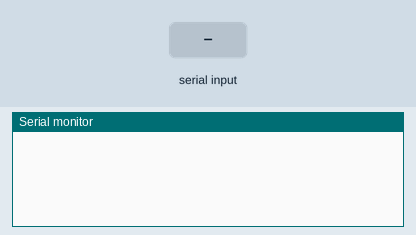
Recording of a sketch running on a simulated Arduino Uno, built with avr-gcc and run on an emulated ATmega328P. Parts: the last lines printed to the serial monitor. Inputs (shaded band) come from the test bench.

Above: at 1.2 s.
1.3 s: "90,45\n" received over Serial
At 1.9 s:
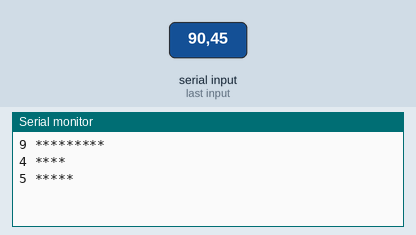
2.8 s: "30,150\n" received over Serial
At 3.9 s:
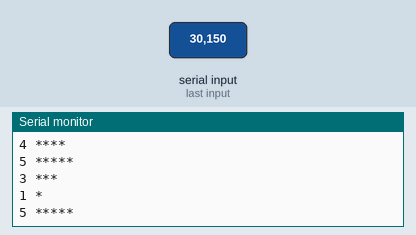
4.3 s: "200\n" received over Serial
At 5.8 s:
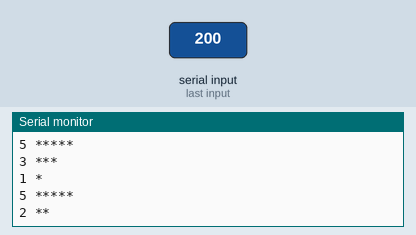

The sketch:

ANDES_Q7_TEST.ino
```cpp
char ch; // 字元
byte no; // 個數
void setup() {
  Serial.begin(9600); // 設定串列埠的鮑率為 9600 bps
}
void loop(){
  if (Serial.available()){ // 判斷串列埠緩衝區有無資料
    ch = Serial.read(); // 從串列埠緩衝區中讀取一個字元
    if (ch >= '1' && ch <= '9'){// 判斷字元是否介於'1'～'9'之間
      no = ch - '0'; // 將 ASCII 值轉成數值
      Serial.print(no); // 將 no 顯示在 Serial Monitor
      Serial.print(" ");
      for (int i = 0; i < no; i++) // 使用 for 迴圈顯示 no 個*
        Serial.print("*"); // 在 Serial Monitor 中顯示*
      Serial.println(); // 分行
    }
  }
}
```

Measured:
- after the input at 1.3 s, the serial monitor: prints a new line at once (image 1)
- after the input at 2.8 s, the serial monitor: prints a new line at once (image 2)
- after the input at 4.3 s, the serial monitor: prints a new line at once (image 3)
